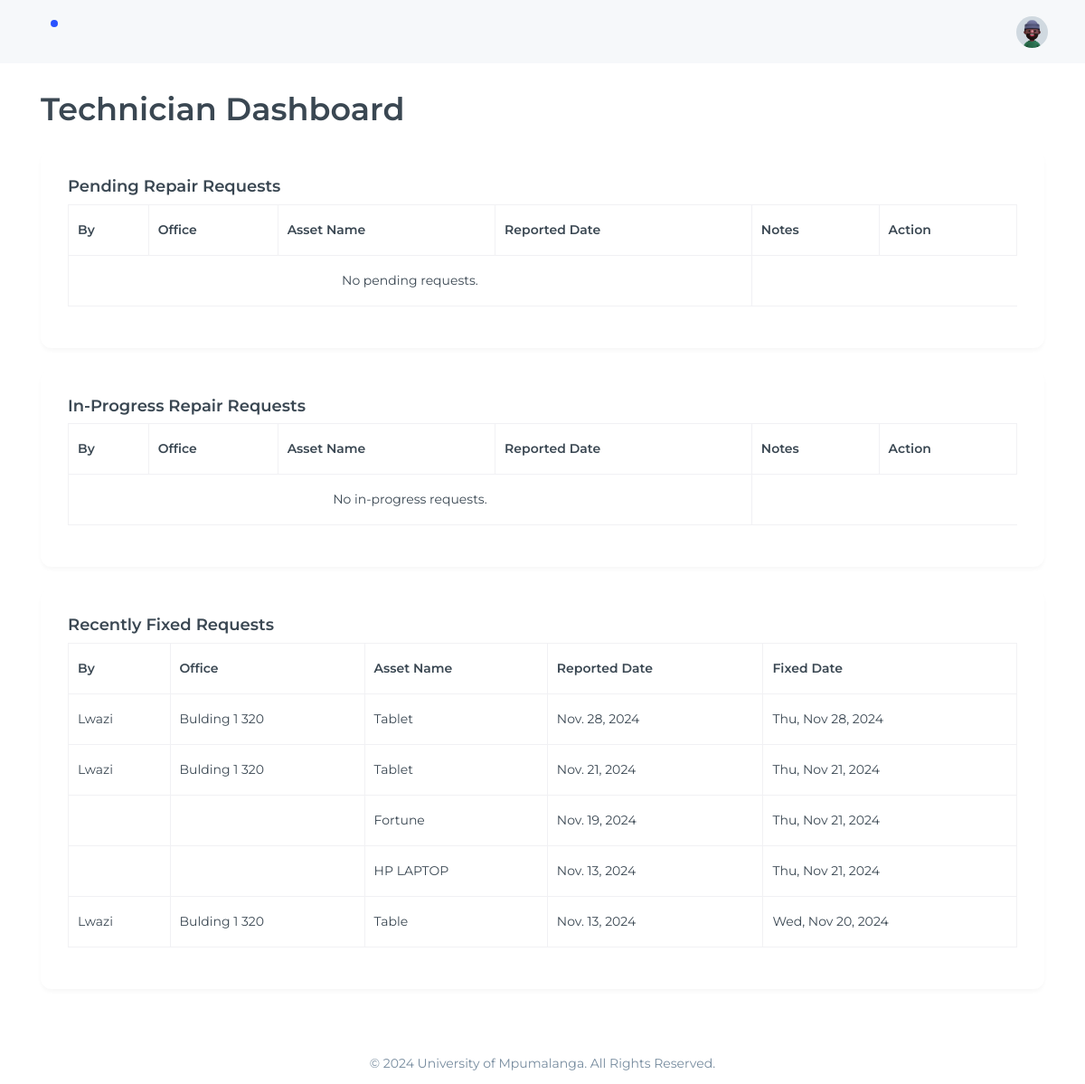
/technician/dashboard/, run on the app's committed database.
### technician/models.py (models this page shows)
class RepairRequest(models.Model):
    asset = models.ForeignKey(Asset, on_delete=models.CASCADE)
    reported_date = models.DateField(auto_now_add=True)
    status = models.CharField(max_length=20, choices=[
        ('pending', 'Pending'),
        ('in_progress', 'In Progress'),
        ('fixed', 'Fixed')
    ])
    technician_notes = models.TextField(blank=True, null=True)
    staff_notes = models.TextField(blank=True, null=True, default="none")
    updated_at = models.DateTimeField(auto_now=True)

### administration/models.py (models this page shows, shortened)
class Asset(models.Model):
    name = models.CharField(max_length=100)
    university_barcode = models.CharField(max_length=50, unique=True)
    serial_number = models.CharField(max_length=50, unique=True)
    image = models.ImageField(upload_to='assets/images/')
    status = models.CharField(max_length=20, choices=[
        ('damaged', 'Damaged'),
        ('good condition', 'Good Condition'),
        ('fixed', 'Fixed'),
        ('missing', 'Missing')
    ])
    owner = models.ForeignKey(Staff, on_delete=models.SET_NULL, null=True, blank=True)

class Staff(models.Model):
    user = models.OneToOneField('auth_app.User', on_delete=models.CASCADE, blank=True, null=True)
    staff_number = models.CharField(max_length=100, unique=True)
    name = models.CharField(max_length=100)
    surname = models.CharField(max_length=100)
    national_id = models.CharField(max_length=50, blank=True, null=True)
    passport_number = models.CharField(max_length=50, blank=True, null=True)
    status = models.CharField(max_length=10, choices=[('active', 'Active'), ('not active', 'Not Active')])
    office = models.ForeignKey('administration.Office', on_delete=models.SET_NULL, null=True, blank=True)
    added_date = models.DateTimeField(default=now)  # Default to the current date and time
    email = models.EmailField()

class Office(models.Model):
    building_name = models.CharField(max_length=100, blank=True, null=True)  # Allow NULL values
    office_number = models.CharField(max_length=50, blank=True, null=True)

### technician/views.py (the view)
# urls.py: path('dashboard/', TechnicianDashboardView.as_view(), name='technician-dashboard'),
class TechnicianDashboardView(TemplateView):
    template_name = "technician/pages/home/index.html"
    def get_context_data(self, **kwargs):
        context = super().get_context_data(**kwargs)
        context['pending_requests'] = RepairRequest.objects.filter(status='pending')
        context['in_progress_requests'] = RepairRequest.objects.filter(status='in_progress')
        context['fixed_requests'] = RepairRequest.objects.filter(status='fixed').order_by('-reported_date')[:5]  # Last 5 fixed
        return context

### technician/templates/technician/pages/home/index.html
{% extends "technician/global/base.html" %}
{% load static %}
{% block content %}
<div class="container-fluid">
    <h1 class="mb-4">Technician Dashboard</h1>
    <div class="card mb-4">
        <div class="card-body">
            <h5 class="card-title">Pending Repair Requests</h5>
            <div class="table-responsive">
                <table class="table table-bordered">
                    <thead>
                        <tr>
                            <th>By</th>
                            <th>Office</th>
                            <th>Asset Name</th>
                            <th>Reported Date</th>
                            <th>Notes</th>
                            <th>Action</th>
                        </tr>
                    </thead>
                    <tbody>
                        {% for request in pending_requests %}
                        <tr>
                            <td>{{ request.asset.owner.name }}</td>
                            <td>{{ request.asset.owner.office.building_name }} {{ request.asset.owner.office.office_number }}</td>
                            <td>{{ request.asset.name }}</td>
                            <td>{{ request.reported_date }}</td>
                            <td>{{ request.staff_notes }}</td>
                            <td>
                                <form method="post" action="{% url 'update-repair-status' request.id %}">
                                    {% csrf_token %}
                                    <input type="hidden" name="status" value="in_progress">
                                    <button type="submit" class="btn btn-warning btn-sm">Start Repair</button>
                                </form>
                            </td>
                        </tr>
                        {% empty %}
                        <tr>
                            <td colspan="4" class="text-center">No pending requests.</td>
                        </tr>
                        {% endfor %}
                    </tbody>
                </table>
            </div>
        </div>
    </div>
    <div class="card mb-4">
        <div class="card-body">
            <h5 class="card-title">In-Progress Repair Requests</h5>
            <div class="table-responsive">
                <table class="table table-bordered">
                    <thead>
                        <tr>
                            <th>By</th>
                            <th>Office</th>
                            <th>Asset Name</th>
                            <th>Reported Date</th>
                            <th>Notes</th>
                            <th>Action</th>
                        </tr>
                    </thead>
                    <tbody>
                        {% for request in in_progress_requests %}
                        <tr>
                            <td>{{ request.asset.owner.name }}</td>
                            <td>{{ request.asset.owner.office.building_name }} {{ request.asset.owner.office.office_number }}</td>
                            <td>{{ request.asset.name }}</td>
                            <td>{{ request.reported_date }}</td>
                            <td>{{ request.technician_notes }}</td>
                            <td>
                                <form method="post" action="{% url 'update-repair-status' request.id %}">
                                    {% csrf_token %}
                                    <input type="hidden" name="status" value="fixed">
                                    <button type="submit" class="btn btn-success btn-sm">Mark as Fixed</button>
                                </form>
                            </td>
                        </tr>
                        {% empty %}
                        <tr>
                            <td colspan="4" class="text-center">No in-progress requests.</td>
                        </tr>
                        {% endfor %}
                    </tbody>
                </table>
            </div>
        </div>
    </div>
    <div class="card">
        <div class="card-body">
            <h5 class="card-title">Recently Fixed Requests</h5>
            <div class="table-responsive">
                <table class="table table-bordered">
                    <thead>
                        <tr>
                            <th>By</th>
                            <th>Office</th>
                            <th>Asset Name</th>
                            <th>Reported Date</th>
                            <th>Fixed Date</th>
                        </tr>
                    </thead>
                    <tbody>
                        {% for request in fixed_requests %}
                        <tr>
                            <td>{{ request.asset.owner.name }}</td>
                            <td>{{ request.asset.owner.office.building_name }} {{ request.asset.owner.office.office_number }}</td>
                            <td>{{ request.asset.name }}</td>
                            <td>{{ request.reported_date }}</td>
                            <td>{{ request.updated_at|date:"D, M j, Y" }}</td>
                        </tr>
                        {% empty %}
                        <tr>
                            <td colspan="3" class="text-center">No recently fixed requests.</td>
                        </tr>
                        {% endfor %}
                    </tbody>
                </table>
            </div>
        </div>
    </div>
</div>
{% endblock %}

### data on the page
RepairRequest: asset.owner.name "Lwazi", asset.owner.office.building_name "Bulding 1", asset.owner.office.office_number "320", asset.name "Tablet", reported_date "Nov. 28, 2024", updated_at "Thu, Nov 28, 2024"
RepairRequest: asset.owner.name "Lwazi", asset.owner.office.building_name "Bulding 1", asset.owner.office.office_number "320", asset.name "Tablet", reported_date "Nov. 21, 2024", updated_at "Thu, Nov 21, 2024"
RepairRequest: asset.name "Fortune", reported_date "Nov. 19, 2024", updated_at "Thu, Nov 21, 2024"
RepairRequest: asset.name "HP LAPTOP", reported_date "Nov. 13, 2024", updated_at "Thu, Nov 21, 2024"
RepairRequest: asset.owner.name "Lwazi", asset.owner.office.building_name "Bulding 1", asset.owner.office.office_number "320", asset.name "Table", reported_date "Nov. 13, 2024", updated_at "Wed, Nov 20, 2024"
